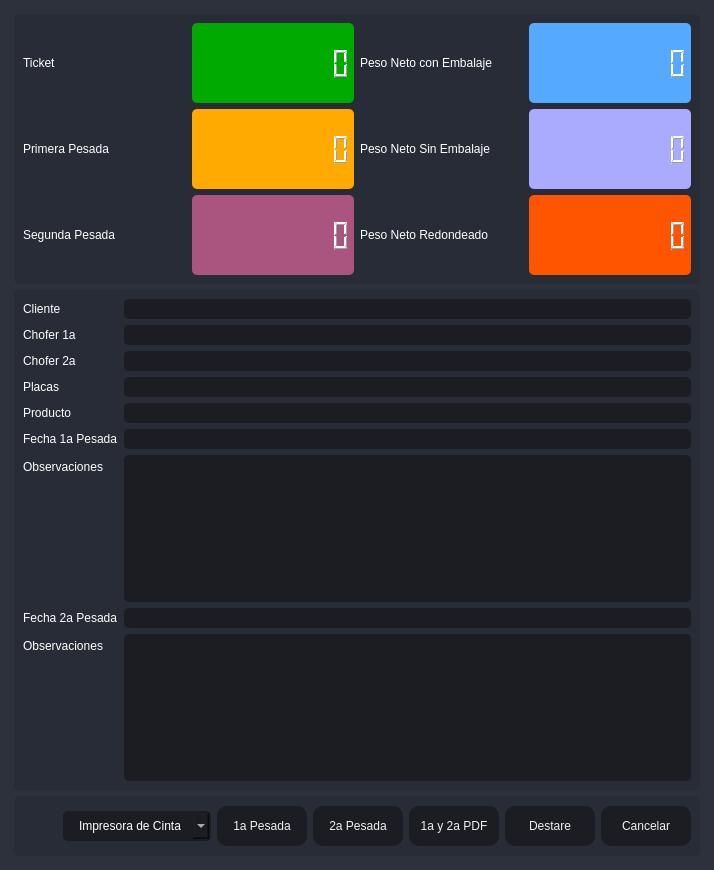
       <widget class="QFrame" name="frame_center">
        <property name="sizePolicy">
         <sizepolicy hsizetype="Expanding" vsizetype="Expanding">
          <horstretch>0</horstretch>
          <verstretch>0</verstretch>
         </sizepolicy>
        </property>
        <property name="styleSheet">
         <string notr="true">background-color: rgb(40, 44, 52);</string>
        </property>
        <property name="frameShape">
         <enum>QFrame::NoFrame</enum>
        </property>
        <property name="frameShadow">
         <enum>QFrame::Raised</enum>
        </property>
        <layout class="QHBoxLayout" name="horizontalLayout_2">
         <property name="spacing">
          <number>0</number>
         </property>
         <property name="leftMargin">
          <number>0</number>
         </property>
         <property name="topMargin">
          <number>0</number>
         </property>
         <property name="rightMargin">
          <number>0</number>
         </property>
         <property name="bottomMargin">
          <number>0</number>
         </property>
         <item>
          <widget class="QFrame" name="frame_content_right">
           <property name="styleSheet">
            <string notr="true">background-color: rgb(44, 49, 60);</string>
           </property>
           <property name="frameShape">
            <enum>QFrame::NoFrame</enum>
           </property>
           <property name="frameShadow">
            <enum>QFrame::Raised</enum>
           </property>
           <layout class="QVBoxLayout" name="verticalLayout_4">
            <property name="spacing">
             <number>0</number>
            </property>
            <property name="leftMargin">
             <number>0</number>
            </property>
            <property name="topMargin">
             <number>0</number>
            </property>
            <property name="rightMargin">
             <number>0</number>
            </property>
            <property name="bottomMargin">
             <number>0</number>
            </property>
            <item>
             <widget class="QFrame" name="frame_content">
              <property name="frameShape">
               <enum>QFrame::NoFrame</enum>
              </property>
              <property name="frameShadow">
               <enum>QFrame::Raised</enum>
              </property>
              <layout class="QVBoxLayout" name="verticalLayout_9">
               <property name="spacing">
                <number>0</number>
               </property>
               <property name="leftMargin">
                <number>5</number>
               </property>
               <property name="topMargin">
                <number>5</number>
               </property>
               <property name="rightMargin">
                <number>5</number>
               </property>
               <property name="bottomMargin">
                <number>5</number>
               </property>
               <item>
                <widget class="QStackedWidget" name="stackedWidget">
                 <property name="styleSheet">
                  <string notr="true">background: transparent;</string>
                 </property>
                 <property name="currentIndex">
                  <number>0</number>
                 </property>
                 <widget class="QWidget" name="page_home">
                  <layout class="QVBoxLayout" name="verticalLayout_10">
                   <item>
                    <widget class="QFrame" name="frame">
                     <property name="minimumSize">
                      <size>
                       <width>0</width>
                       <height>270</height>
                      </size>
                     </property>
                     <property name="maximumSize">
                      <size>
                       <width>16777215</width>
                       <height>270</height>
                      </size>
                     </property>
                     <property name="styleSheet">
                      <string notr="true">background-color: rgb(39, 44, 54);
border-radius: 5px;</string>
                     </property>
                     <property name="frameShape">
                      <enum>QFrame::StyledPanel</enum>
                     </property>
                     <property name="frameShadow">
                      <enum>QFrame::Raised</enum>
                     </property>
                     <layout class="QHBoxLayout" name="horizontalLayout_6">
                      <item>
                       <layout class="QGridLayout" name="gridLayout_2">
                        <item row="1" column="2">
                         <widget class="QLabel" name="label_5">
                          <property name="styleSheet">
                           <string notr="true">color: rgb(255, 255, 255);
font: 75 12pt &quot;MS Shell Dlg 2&quot;;</string>
                          </property>
                          <property name="text">
                           <string>Peso Neto Sin Embalaje</string>
                          </property>
                         </widget>
                        </item>
                        <item row="1" column="1">
                         <widget class="QLCDNumber" name="lcdNumber_3">
                          <property name="styleSheet">
                           <string notr="true">color: rgb(255, 255, 255);
background-color: rgb(255, 170, 0);</string>
                          </property>
                          <property name="digitCount">
                           <number>10</number>
                          </property>
                         </widget>
                        </item>
                        <item row="1" column="3">
                         <widget class="QLCDNumber" name="lcdNumber_4">
                          <property name="styleSheet">
                           <string notr="true">color: rgb(255, 255, 255);
background-color: rgb(170, 170, 255);</string>
                          </property>
                          <property name="digitCount">
                           <number>10</number>
                          </property>
                         </widget>
                        </item>
                        <item row="0" column="3">
                         <widget class="QLCDNumber" name="lcdNumber_1">
                          <property name="styleSheet">
                           <string notr="true">color: rgb(255, 255, 255);
background-color: rgb(85, 170, 255);</string>
                          </property>
                          <property name="digitCount">
                           <number>10</number>
                          </property>
                         </widget>
                        </item>
                        <item row="2" column="3">
                         <widget class="QLCDNumber" name="lcdNumber_6">
                          <property name="styleSheet">
                           <string notr="true">color: rgb(255, 255, 255);
background-color: rgb(255, 85, 0);</string>
                          </property>
                          <property name="digitCount">
                           <number>10</number>
                          </property>
                         </widget>
                        </item>
                        <item row="0" column="0">
                         <widget class="QLabel" name="label_2">
                          <property name="styleSheet">
                           <string notr="true">color: rgb(255, 255, 255);
font: 75 12pt &quot;MS Shell Dlg 2&quot;;</string>
                          </property>
                          <property name="text">
                           <string>Ticket</string>
                          </property>
                         </widget>
                        </item>
                        <item row="1" column="0">
                         <widget class="QLabel" name="label_4">
                          <property name="styleSheet">
                           <string notr="true">color: rgb(255, 255, 255);
font: 75 12pt &quot;MS Shell Dlg 2&quot;;</string>
                          </property>
                          <property name="text">
                           <string>Primera Pesada</string>
                          </property>
                         </widget>
                        </item>
                        <item row="0" column="1">
                         <widget class="QLCDNumber" name="lcdNumber_9">
                          <property name="styleSheet">
                           <string notr="true">color: rgb(255, 255, 255);
background-color: rgb(0, 170, 0);</string>
                          </property>
                          <property name="digitCount">
                           <number>10</number>
                          </property>
                         </widget>
                        </item>
                        <item row="2" column="0">
                         <widget class="QLabel" name="label_6">
                          <property name="styleSheet">
                           <string notr="true">color: rgb(255, 255, 255);
font: 75 12pt &quot;MS Shell Dlg 2&quot;;</string>
                          </property>
                          <property name="text">
                           <string>Segunda Pesada</string>
                          </property>
                         </widget>
                        </item>
                        <item row="0" column="2">
                         <widget class="QLabel" name="label_3">
                          <property name="styleSheet">
                           <string notr="true">color: rgb(255, 255, 255);
font: 75 12pt &quot;MS Shell Dlg 2&quot;;</string>
                          </property>
                          <property name="text">
                           <string>Peso Neto con Embalaje</string>
                          </property>
                         </widget>
                        </item>
                        <item row="2" column="2">
                         <widget class="QLabel" name="label_7">
                          <property name="styleSheet">
                           <string notr="true">color: rgb(255, 255, 255);
font: 75 12pt &quot;MS Shell Dlg 2&quot;;</string>
                          </property>
                          <property name="text">
                           <string>Peso Neto Redondeado</string>
                          </property>
                         </widget>
                        </item>
                        <item row="2" column="1">
                         <widget class="QLCDNumber" name="lcdNumber_7">
                          <property name="styleSheet">
                           <string notr="true">color: rgb(255, 255, 255);
background-color: rgb(170, 85, 127);</string>
                          </property>
                          <property name="digitCount">
                           <number>10</number>
                          </property>
                         </widget>
                        </item>
                       </layout>
                      </item>
                     </layout>
                    </widget>
                   </item>
                   <item>
                    <widget class="QFrame" name="frame_3">
                     <property name="minimumSize">
                      <size>
                       <width>0</width>
                       <height>160</height>
                      </size>
                     </property>
                     <property name="maximumSize">
                      <size>
                       <width>16777215</width>
                       <height>500</height>
                      </size>
                     </property>
                     <property name="styleSheet">
                      <string notr="true">background-color: rgb(39, 44, 54);
border-radius: 5px;</string>
                     </property>
                     <property name="frameShape">
                      <enum>QFrame::StyledPanel</enum>
                     </property>
                     <property name="frameShadow">
                      <enum>QFrame::Raised</enum>
                     </property>
                     <layout class="QVBoxLayout" name="verticalLayout_5">
                      <item>
                       <layout class="QFormLayout" name="formLayout">
                        <item row="0" column="0">
                         <widget class="QLabel" name="label_8">
                          <property name="styleSheet">
                           <string notr="true">color: rgb(255, 255, 255);
font: 75 12pt &quot;MS Shell Dlg 2&quot;;</string>
                          </property>
                          <property name="text">
                           <string>Cliente</string>
                          </property>
                         </widget>
                        </item>
                        <item row="0" column="1">
                         <widget class="QLineEdit" name="Cliente">
                          <property name="styleSheet">
                           <string notr="true">QLineEdit {
	background-color: rgb(27, 29, 35);
	border-radius: 5px;
	border: 2px solid rgb(27, 29, 35);
	padding-left: 10px;
	font: 75 12pt &quot;MS Shell Dlg 2&quot;;
	color: rgb(255, 255, 255);
}
QLineEdit:hover {
	border: 2px solid rgb(64, 71, 88);
}
QLineEdit:focus {
	border: 2px solid rgb(91, 101, 124);
}</string>
                          </property>
                          <property name="readOnly">
                           <bool>true</bool>
                          </property>
                         </widget>
                        </item>
                        <item row="1" column="0">
                         <widget class="QLabel" name="label_9">
                          <property name="styleSheet">
                           <string notr="true">color: rgb(255, 255, 255);
font: 75 12pt &quot;MS Shell Dlg 2&quot;;</string>
                          </property>
                          <property name="text">
                           <string>Chofer 1a</string>
                          </property>
                         </widget>
                        </item>
                        <item row="1" column="1">
                         <widget class="QLineEdit" name="Operador">
                          <property name="styleSheet">
                           <string notr="true">QLineEdit {
	background-color: rgb(27, 29, 35);
	border-radius: 5px;
	border: 2px solid rgb(27, 29, 35);
	padding-left: 10px;
	font: 75 12pt &quot;MS Shell Dlg 2&quot;;
	color: rgb(255, 255, 255);
}
QLineEdit:hover {
	border: 2px solid rgb(64, 71, 88);
}
QLineEdit:focus {
	border: 2px solid rgb(91, 101, 124);
}</string>
                          </property>
                          <property name="readOnly">
                           <bool>true</bool>
                          </property>
                         </widget>
                        </item>
                        <item row="3" column="0">
                         <widget class="QLabel" name="label_10">
                          <property name="styleSheet">
                           <string notr="true">color: rgb(255, 255, 255);
font: 75 12pt &quot;MS Shell Dlg 2&quot;;</string>
                          </property>
                          <property name="text">
                           <string>Placas</string>
                          </property>
                         </widget>
                        </item>
                        <item row="3" column="1">
                         <widget class="QLineEdit" name="Placas">
                          <property name="styleSheet">
                           <string notr="true">QLineEdit {
	background-color: rgb(27, 29, 35);
	border-radius: 5px;
	border: 2px solid rgb(27, 29, 35);
	padding-left: 10px;
	font: 75 12pt &quot;MS Shell Dlg 2&quot;;
	color: rgb(255, 255, 255);
}
QLineEdit:hover {
	border: 2px solid rgb(64, 71, 88);
}
QLineEdit:focus {
	border: 2px solid rgb(91, 101, 124);
}</string>
                          </property>
                          <property name="readOnly">
                           <bool>true</bool>
                          </property>
                         </widget>
                        </item>
                        <item row="4" column="0">
                         <widget class="QLabel" name="label_11">
                          <property name="styleSheet">
                           <string notr="true">color: rgb(255, 255, 255);
font: 75 12pt &quot;MS Shell Dlg 2&quot;;</string>
                          </property>
                          <property name="text">
                           <string>Producto</string>
                          </property>
                         </widget>
                        </item>
                        <item row="4" column="1">
                         <widget class="QLineEdit" name="Producto">
                          <property name="styleSheet">
                           <string notr="true">QLineEdit {
	background-color: rgb(27, 29, 35);
	border-radius: 5px;
	border: 2px solid rgb(27, 29, 35);
	padding-left: 10px;
	font: 75 12pt &quot;MS Shell Dlg 2&quot;;
	color: rgb(255, 255, 255);
}
QLineEdit:hover {
	border: 2px solid rgb(64, 71, 88);
}
QLineEdit:focus {
	border: 2px solid rgb(91, 101, 124);
}</string>
                          </property>
                          <property name="readOnly">
                           <bool>true</bool>
                          </property>
                         </widget>
                        </item>
                        <item row="5" column="0">
                         <widget class="QLabel" name="label_12">
                          <property name="styleSheet">
                           <string notr="true">color: rgb(255, 255, 255);
font: 75 12pt &quot;MS Shell Dlg 2&quot;;</string>
                          </property>
                          <property name="text">
                           <string>Fecha 1a Pesada</string>
                          </property>
                         </widget>
                        </item>
                        <item row="5" column="1">
                         <widget class="QLineEdit" name="EFecha">
                          <property name="styleSheet">
                           <string notr="true">QLineEdit {
	background-color: rgb(27, 29, 35);
	border-radius: 5px;
	border: 2px solid rgb(27, 29, 35);
	padding-left: 10px;
	font: 75 12pt &quot;MS Shell Dlg 2&quot;;
	color: rgb(255, 255, 255);
}
QLineEdit:hover {
	border: 2px solid rgb(64, 71, 88);
}
QLineEdit:focus {
	border: 2px solid rgb(91, 101, 124);
}</string>
                          </property>
                          <property name="readOnly">
                           <bool>true</bool>
                          </property>
                         </widget>
                        </item>
                        <item row="6" column="0">
                         <widget class="QLabel" name="label_13">
                          <property name="styleSheet">
                           <string notr="true">color: rgb(255, 255, 255);
font: 75 12pt &quot;MS Shell Dlg 2&quot;;</string>
                          </property>
                          <property name="text">
                           <string>Observaciones</string>
                          </property>
                         </widget>
                        </item>
                        <item row="6" column="1">
                         <widget class="QPlainTextEdit" name="ObservacionesCompra">
                          <property name="styleSheet">
                           <string notr="true">QPlainTextEdit {
	background-color: rgb(27, 29, 35);
	border-radius: 5px;
	padding: 10px;
    color: rgb(255, 255, 255);
	font: 75 12pt &quot;MS Shell Dlg 2&quot;;
}
QPlainTextEdit:hover {
	border: 2px solid rgb(64, 71, 88);
}
QPlainTextEdit:focus {
	border: 2px solid rgb(91, 101, 124);
}</string>
                          </property>
                          <property name="readOnly">
                           <bool>true</bool>
                          </property>
                         </widget>
                        </item>
                        <item row="7" column="0">
                         <widget class="QLabel" name="label_14">
                          <property name="styleSheet">
                           <string notr="true">color: rgb(255, 255, 255);
font: 75 12pt &quot;MS Shell Dlg 2&quot;;</string>
                          </property>
                          <property name="text">
                           <string>Fecha 2a Pesada</string>
                          </property>
                         </widget>
                        </item>
                        <item row="7" column="1">
                         <widget class="QLineEdit" name="SFecha">
                          <property name="styleSheet">
                           <string notr="true">QLineEdit {
	background-color: rgb(27, 29, 35);
	border-radius: 5px;
	border: 2px solid rgb(27, 29, 35);
	padding-left: 10px;
	font: 75 12pt &quot;MS Shell Dlg 2&quot;;
	color: rgb(255, 255, 255);
}
QLineEdit:hover {
	border: 2px solid rgb(64, 71, 88);
}
QLineEdit:focus {
	border: 2px solid rgb(91, 101, 124);
}</string>
                          </property>
                          <property name="readOnly">
                           <bool>true</bool>
                          </property>
                         </widget>
                        </item>
                        <item row="8" column="0">
                         <widget class="QLabel" name="label_15">
                          <property name="styleSheet">
                           <string notr="true">color: rgb(255, 255, 255);
font: 75 12pt &quot;MS Shell Dlg 2&quot;;</string>
                          </property>
                          <property name="text">
                           <string>Observaciones</string>
                          </property>
                         </widget>
                        </item>
                        <item row="8" column="1">
                         <widget class="QPlainTextEdit" name="ObservacionesCompra2">
                          <property name="styleSheet">
                           <string notr="true">QPlainTextEdit {
	background-color: rgb(27, 29, 35);
	border-radius: 5px;
	padding: 10px;
    color: rgb(255, 255, 255);
	font: 75 12pt &quot;MS Shell Dlg 2&quot;;
}
QPlainTextEdit:hover {
	border: 2px solid rgb(64, 71, 88);
}
QPlainTextEdit:focus {
	border: 2px solid rgb(91, 101, 124);
}</string>
                          </property>
                          <property name="lineWrapMode">
                           <enum>QPlainTextEdit::WidgetWidth</enum>
                          </property>
                          <property name="readOnly">
                           <bool>true</bool>
                          </property>
                         </widget>
                        </item>
                        <item row="2" column="0">
                         <widget class="QLabel" name="label_16">
                          <property name="styleSheet">
                           <string notr="true">color: rgb(255, 255, 255);
font: 75 12pt &quot;MS Shell Dlg 2&quot;;</string>
                          </property>
                          <property name="text">
                           <string>Chofer 2a</string>
                          </property>
                         </widget>
                        </item>
                        <item row="2" column="1">
                         <widget class="QLineEdit" name="Operador2a">
                          <property name="styleSheet">
                           <string notr="true">QLineEdit {
	background-color: rgb(27, 29, 35);
	border-radius: 5px;
	border: 2px solid rgb(27, 29, 35);
	padding-left: 10px;
	font: 75 12pt &quot;MS Shell Dlg 2&quot;;
	color: rgb(255, 255, 255);
}
QLineEdit:hover {
	border: 2px solid rgb(64, 71, 88);
}
QLineEdit:focus {
	border: 2px solid rgb(91, 101, 124);
}</string>
                          </property>
                          <property name="readOnly">
                           <bool>true</bool>
                          </property>
                         </widget>
                        </item>
                       </layout>
                      </item>
                     </layout>
                    </widget>
                   </item>
                   <item>
                    <widget class="QFrame" name="frame_2">
                     <property name="minimumSize">
                      <size>
                       <width>0</width>
                       <height>60</height>
                      </size>
                     </property>
                     <property name="maximumSize">
                      <size>
                       <width>16777215</width>
                       <height>60</height>
                      </size>
                     </property>
                     <property name="styleSheet">
                      <string notr="true">background-color: rgb(39, 44, 54);
border-radius: 5px;</string>
                     </property>
                     <property name="frameShape">
                      <enum>QFrame::StyledPanel</enum>
                     </property>
                     <property name="frameShadow">
                      <enum>QFrame::Raised</enum>
                     </property>
                     <layout class="QHBoxLayout" name="horizontalLayout_9">
                      <item>
                       <layout class="QGridLayout" name="gridLayout">
                        <item row="0" column="1">
                         <widget class="QComboBox" name="comboBox_impresora">
                          <property name="styleSheet">
                           <string notr="true">QComboBox{
	background-color: rgb(27, 29, 35);
	border-radius: 5px;
	border: 2px solid rgb(27, 29, 35);
	padding: 5px;
	padding-left: 14px;
	color: rgb(255, 255, 255);
    font: 75 12pt &quot;MS Shell Dlg 2&quot;;
}
QComboBox:hover{
	border: 2px solid rgb(64, 71, 88);
}
QComboBox QAbstractItemView {
	color: rgb(85, 170, 255);	
	background-color: rgb(27, 29, 35);
	padding: 10px;
	selection-background-color: rgb(39, 44, 54);
}</string>
                          </property>
                          <item>
                           <property name="text">
                            <string>Impresora de Cinta</string>
                           </property>
                          </item>
                          <item>
                           <property name="text">
                            <string>Impresora Windows</string>
                           </property>
                          </item>
                         </widget>
                        </item>
                        <item row="0" column="2">
                         <widget class="QPushButton" name="btn_guardar">
                          <property name="minimumSize">
                           <size>
                            <width>90</width>
                            <height>40</height>
                           </size>
                          </property>
                          <property name="styleSheet">
                           <string notr="true">QPushButton {
	border-color: rgb(27, 29, 35);
	font: 75 10pt &quot;MS Shell Dlg 2&quot;;
	color: rgb(240, 240, 240);
	background-color: rgb(27, 29, 35);
	border: 0px solid;
	border-radius: 10px;	
}
QPushButton:hover {
	background-color:rgb(44, 49, 60);
	border-color: rgb(27, 29, 35);
	border: 2px solid;
}</string>
                          </property>
                          <property name="text">
                           <string>1a Pesada</string>
                          </property>
                         </widget>
                        </item>
                        <item row="0" column="0">
                         <spacer name="horizontalSpacer">
                          <property name="orientation">
                           <enum>Qt::Horizontal</enum>
                          </property>
                          <property name="sizeHint" stdset="0">
                           <size>
                            <width>40</width>
                            <height>20</height>
                           </size>
                          </property>
                         </spacer>
                        </item>
                        <item row="0" column="6">
                         <widget class="QPushButton" name="btnr">
                          <property name="minimumSize">
                           <size>
                            <width>90</width>
                            <height>40</height>
                           </size>
                          </property>
                          <property name="styleSheet">
                           <string notr="true">QPushButton {
	border-color: rgb(27, 29, 35);
	font: 75 10pt &quot;MS Shell Dlg 2&quot;;
	color: rgb(240, 240, 240);
	background-color: rgb(27, 29, 35);
	border: 0px solid;
	border-radius: 10px;	
}
QPushButton:hover {
	background-color:rgb(44, 49, 60);
	border-color: rgb(27, 29, 35);
	border: 2px solid;
}</string>
                          </property>
                          <property name="text">
                           <string>Cancelar</string>
                          </property>
                         </widget>
                        </item>
                        <item row="0" column="3">
                         <widget class="QPushButton" name="btn_guardar2">
                          <property name="minimumSize">
                           <size>
                            <width>90</width>
                            <height>40</height>
                           </size>
                          </property>
                          <property name="styleSheet">
                           <string notr="true">QPushButton {
	border-color: rgb(27, 29, 35);
	font: 75 10pt &quot;MS Shell Dlg 2&quot;;
	color: rgb(240, 240, 240);
	background-color: rgb(27, 29, 35);
	border: 0px solid;
	border-radius: 10px;	
}
QPushButton:hover {
	background-color:rgb(44, 49, 60);
	border-color: rgb(27, 29, 35);
	border: 2px solid;
}</string>
                          </property>
                          <property name="text">
                           <string>2a Pesada</string>
                          </property>
                         </widget>
                        </item>
                        <item row="0" column="5">
                         <widget class="QPushButton" name="btn_guardar3">
                          <property name="minimumSize">
                           <size>
                            <width>90</width>
                            <height>40</height>
                           </size>
                          </property>
                          <property name="styleSheet">
                           <string notr="true">QPushButton {
	border-color: rgb(27, 29, 35);
	font: 75 10pt &quot;MS Shell Dlg 2&quot;;
	color: rgb(240, 240, 240);
	background-color: rgb(27, 29, 35);
	border: 0px solid;
	border-radius: 10px;	
}
QPushButton:hover {
	background-color:rgb(44, 49, 60);
	border-color: rgb(27, 29, 35);
	border: 2px solid;
}</string>
                          </property>
                          <property name="text">
                           <string>Destare</string>
                          </property>
                         </widget>
                        </item>
                        <item row="0" column="4">
                         <widget class="QPushButton" name="btn_1a2a">
                          <property name="minimumSize">
                           <size>
                            <width>90</width>
                            <height>40</height>
                           </size>
                          </property>
                          <property name="styleSheet">
                           <string notr="true">QPushButton {
	border-color: rgb(27, 29, 35);
	font: 75 10pt &quot;MS Shell Dlg 2&quot;;
	color: rgb(240, 240, 240);
	background-color: rgb(27, 29, 35);
	border: 0px solid;
	border-radius: 10px;	
}
QPushButton:hover {
	background-color:rgb(44, 49, 60);
	border-color: rgb(27, 29, 35);
	border: 2px solid;
}</string>
                          </property>
                          <property name="text">
                           <string>1a y 2a PDF</string>
                          </property>
                         </widget>
                        </item>
                       </layout>
                      </item>
                     </layout>
                    </widget>
                   </item>
                  </layout>
                 </widget>
                </widget>
               </item>
              </layout>
             </widget>
            </item>
           </layout>
          </widget>
         </item>
        </layout>
       </widget>
